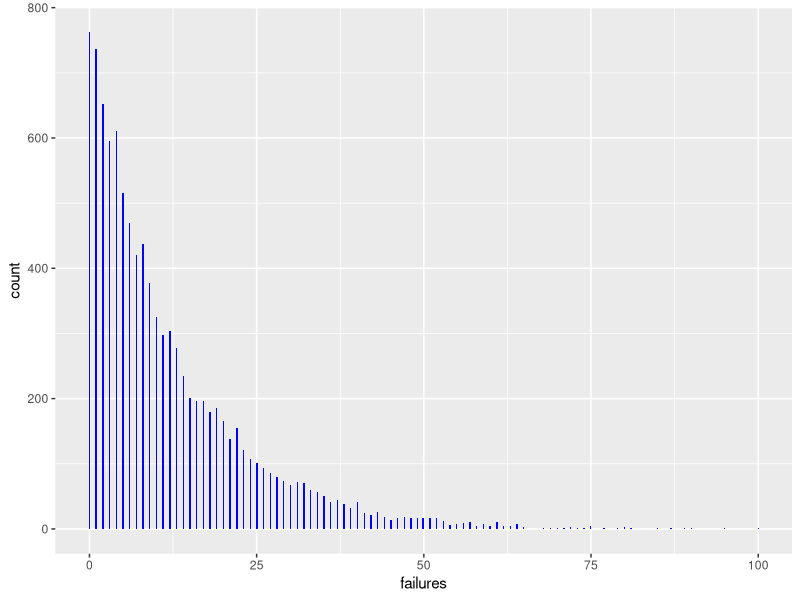
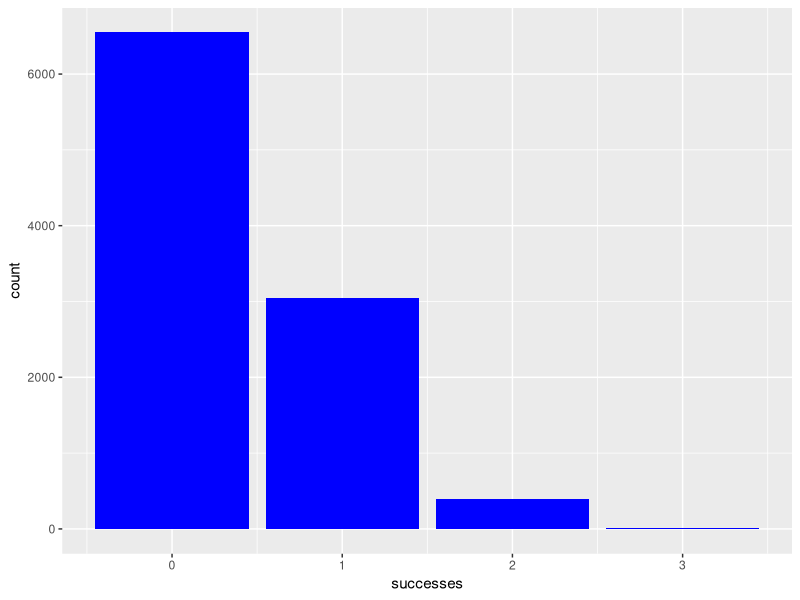
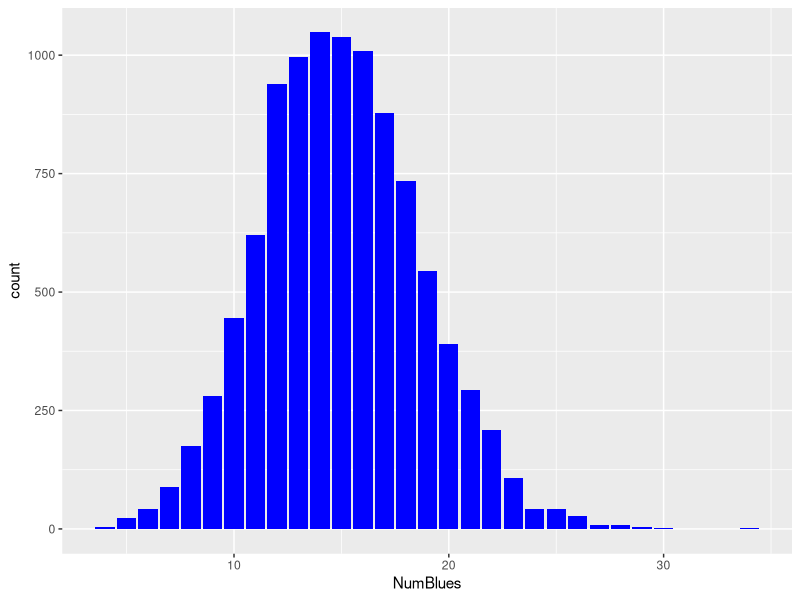
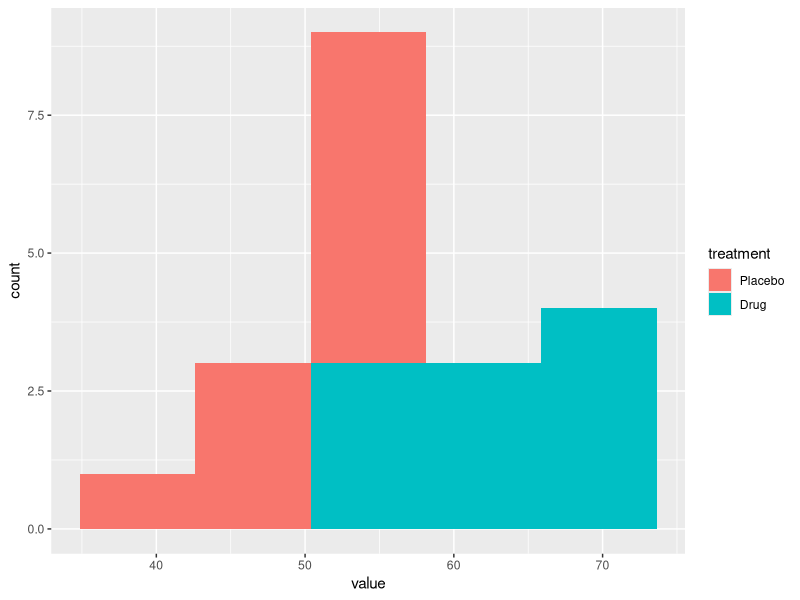
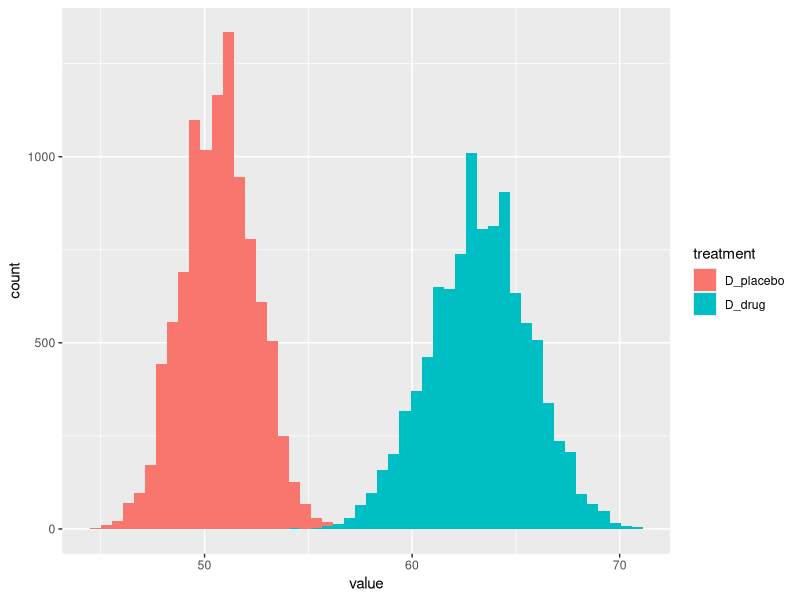
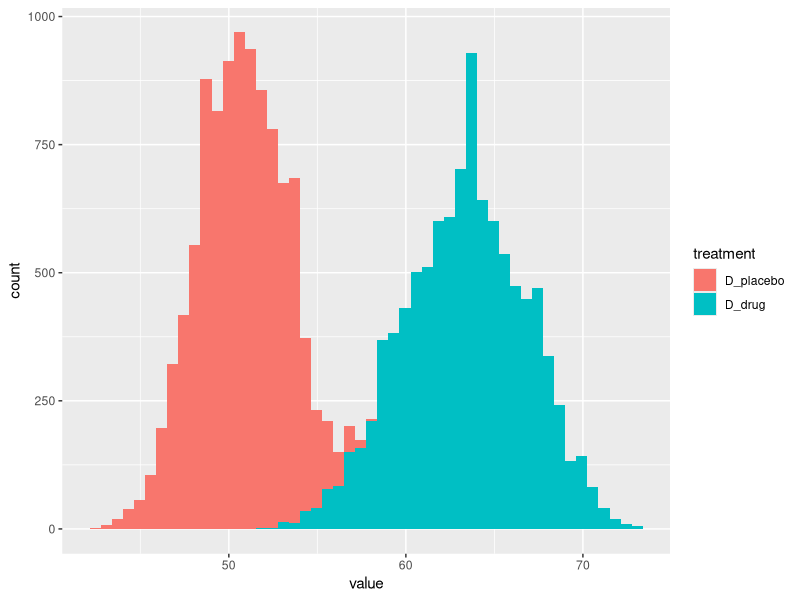
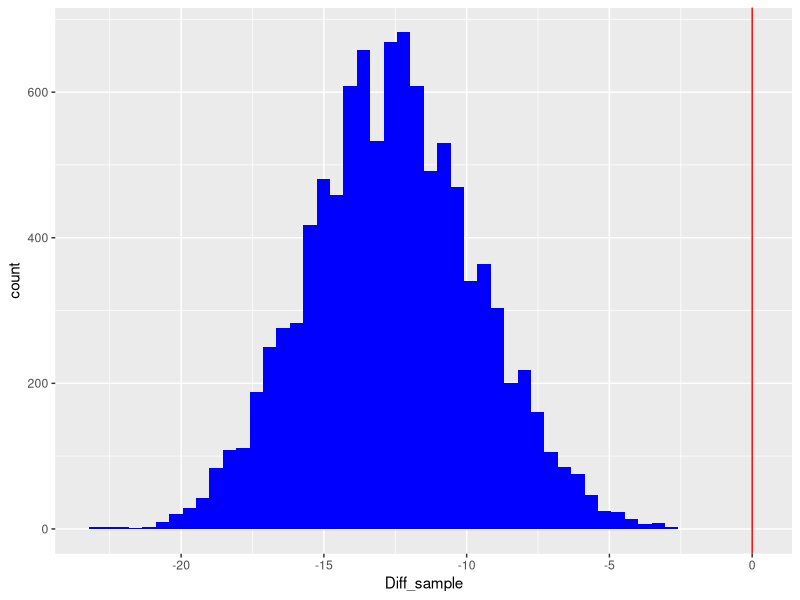
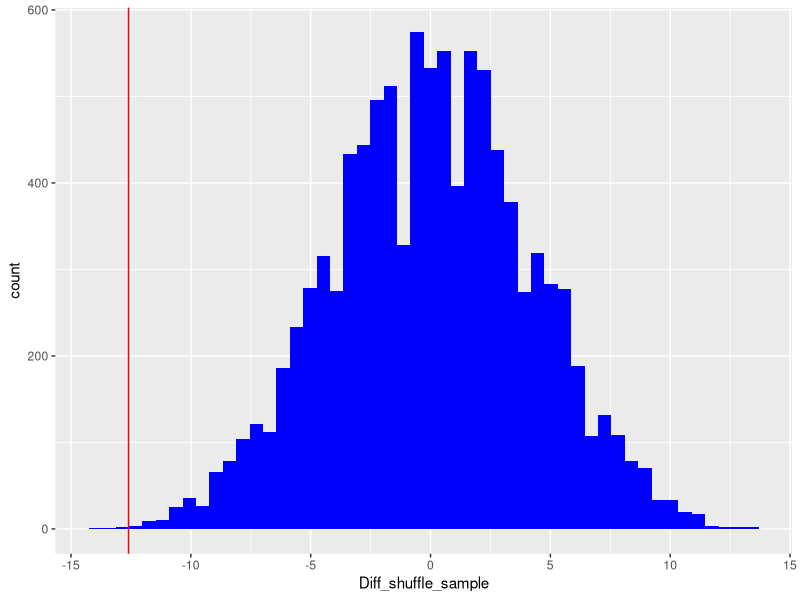

The R source for these figures, in order:
## ---- chunk 1
knitr::opts_chunk$set(echo = FALSE)
## ---- chunk 2
# create a vector by repeating 1-13 4 times.
carddeck = rep(c(1:13), each=4)

select_Ace = function(carddeck, num_draws) {
  # function will count the number of times it takes to get a 1
  # it will try the number of times defined by num_draws
    card_selected = sample(carddeck, # what to sample from
                           num_draws, # how many to draw
                           replace = T) # can value be selected more than once
    if ( length(which(card_selected==1)) > 0) {
      Ace_selected = min(which(card_selected == 1))
      return(Ace_selected-1)
    } else {
      return(num_draws)
    }
}

#initialize a numeric vector to store results from loop
failures = numeric()

#use this to make results reproducible, not needed for real life use
set.seed(123)

for (i in 1:10000) {
  failures[i]=select_Ace(carddeck, num_draws = 100)
}
## ---- chunk 3
library(ggplot2)

ggplot()+
  geom_histogram(mapping=aes(x=failures),
            bins=500, fill="blue")
## ---- chunk 4
# A logical vector can be converted to 1 = True and 0 = Fales.
# So this is counting the number of times it is T
sum(failures<21)/10000
## ---- chunk 5
pgeom(20,1/13)
## ---- chunk 6
poker_cards = function(carddeck, num_draws) {
    card_selected = sample(carddeck, 
                           num_draws, 
                           replace = F)
    return ( sum(card_selected==1)) 
}
  
## ---- chunk 7
successes = numeric()
set.seed(123)

for (i in 1:10000) {
  successes[i]=poker_cards(carddeck, num_draws = 5)
}

## ---- chunk 8
ggplot()+
  geom_bar(mapping=aes(x=successes),
                 fill="blue")
table(successes)
## ---- chunk 9
sum(successes>0)/10000
## ---- chunk 10
# combn creates all possible combinations.
poker_hands = combn(carddeck, 5)

# see how many different combinations are possible.
# Each combination is in a different column
dim(poker_hands)

poker_hands_logic = poker_hands==1

# apply function allows you to apply a specific function to the matrix
# 2 means to each column.
poker_hands_ace = apply(poker_hands_logic, 2, sum)
sum(poker_hands_ace > 0) / ncol(poker_hands)

## ---- chunk 11

marbles=c(rep("B", times=500),rep("R", times=9500))

## ---- chunk 12
select_Blue = function(marbles, num_draws, selection) {
  # function will take all the marbles and draw num_draws marbles.
  # you can also pick what to select for.
      marbles_selected = sample(marbles, 
                           num_draws, 
                           replace = F)
    # which tells you where the match is taking place.
    # so you can simply add the number of positions it found a match.
    blue_selected = length(which(marbles_selected==selection))
    return(blue_selected)
}
## ---- chunk 13
NumBlues = numeric()
set.seed(123)

for (i in 1:10000) {
  NumBlues[i]=select_Blue(marbles, num_draws = 300, "B")
}

sum(NumBlues >= 30) / 10000

## ---- chunk 14
# if we look closely at the documentation of the phyper, we see that 
# when lower.tail = F, then it calculates P(X > x) so if we want 30 and above we need to put
# 29.
phyper(29, 500, 9500, 300, lower.tail = F)

## ---- chunk 15
ggplot()+
  geom_bar(mapping=aes(x=NumBlues),
                 bins=500,
                 fill="blue")
## ---- chunk 16

Placebo = c(54,51,58,44,55,52,42,47,58,46)
Drug = c(54,73,53,70,73,68,52,65,65,60)

## ---- chunk 17
library(reshape2)
datamatrix = cbind(Placebo,Drug)
head(datamatrix)

datamelt = melt(datamatrix,
                varnames = c("id","treatment"))
datamelt
## ---- chunk 18
ggplot(datamelt) + geom_histogram(mapping=aes(x=value, 
                                              fill=treatment), 
                                  bins=5)
## ---- chunk 19
D_placebo=numeric()
D_drug= numeric()
set.seed(123)

n=10

for (i in 1:10000) {
  D_placebo[i] = mean(Placebo[sample(1:length(Placebo), n, replace=T)])
  D_drug[i] = mean(Drug[sample(1:length(Drug), n, replace=T)])
  }

D_datamelt = melt(cbind(D_placebo,D_drug), 
                varnames = c("id","treatment"))
## ---- chunk 20
ggplot(D_datamelt) + 
  geom_histogram(mapping=aes(x=value, fill=treatment), bins=50)
## ---- chunk 21
D_placebo=numeric()
D_drug= numeric()
set.seed(123)

n=5
for (i in 1:10000) {
  D_placebo[i] = mean(Placebo[sample(1:length(Placebo), n, replace=T)])
  D_drug[i] = mean(Drug[sample(1:length(Drug), n, replace=T)])
  }

D_datamelt = melt(cbind(D_placebo,D_drug), 
                varnames = c("id","treatment"))

## ---- chunk 22
ggplot(D_datamelt) +
  geom_histogram(mapping=aes(x=value, fill=treatment), bins=50)
## ---- chunk 23
Diff_sample = numeric()
set.seed(123)

n=10
for (i in 1:10000) {
  placebo_mean = mean(Placebo[sample(1:length(Placebo),n,replace=T)])
  drug_mean = mean(Drug[sample(1:length(Drug), n, replace = T)])
  Diff_sample[i] = placebo_mean - drug_mean
}
## ---- chunk 24

ggplot() +
  geom_histogram(mapping=aes(x=Diff_sample), fill="blue", bins=50) +
  geom_vline(mapping=aes(xintercept=0), col="red")

## ---- chunk 25
Diff_shuffle_sample = numeric()
set.seed(123)

datameltshuffle = datamelt
n=10
for (i in 1:10000) {
  datameltshuffle$value = sample(datamelt$value, nrow(datamelt),replace=F)

  # tapply function applies a function to a vector grouped by factor
  Diff_shuffle_sample[i] = diff(tapply(datameltshuffle$value,
                                    datameltshuffle$treatment,
                                       mean))
}
## ---- chunk 26
ggplot() +
  geom_histogram(mapping=aes(x=Diff_shuffle_sample),
                 fill="blue", bins=50) +
  geom_vline(mapping=aes(xintercept=mean(Placebo)-mean(Drug)),
             col="red")
## ---- chunk 27
sum(Diff_shuffle_sample <= (mean(Placebo)-mean(Drug)))/10000
## ---- chunk 28
#confirmation using the t.test() function.
t.test(Placebo, Drug, var.equal = T)
